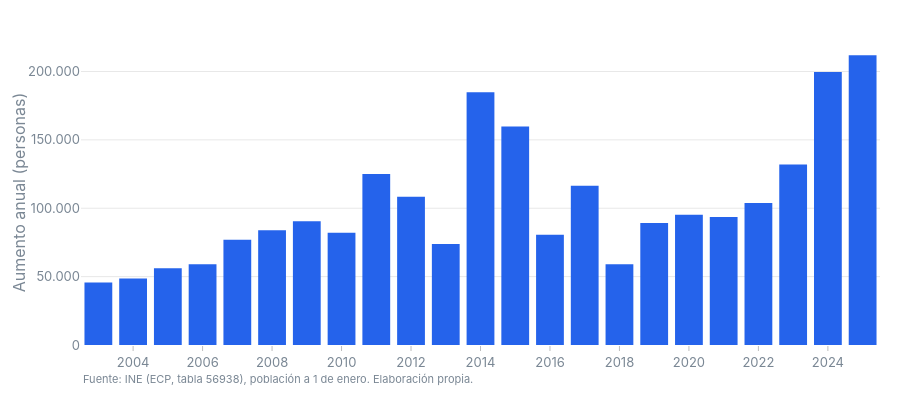

The notebook cell this image was saved under:
### Code cell
#| label: fig-esp-ext-anual
#| fig-cap: "Aumento anual de los residentes con nacionalidad española nacidos en el extranjero (personas; al pasar el cursor, también en % sobre el año anterior)"
fig_esp_ext_anual(cruce).show()

### Figure 1 — Plotly figure (JSON) as saved in the notebook; plotly's stock layout.template omitted (floating-point values rounded to 4 significant figures)
{"data": [{"hovertemplate": "%{hovertext}", "hovertext": ["+45.650 personas (+6,8 %)", "+48.582 personas (+6,7 %)", "+56.060 personas (+7,3 %)", "+59.014 personas (+7,1 %)", "+76.885 personas (+8,7 %)", "+83.938 personas (+8,7 %)", "+90.488 personas (+8,7 %)", "+82.117 personas (+7,2 %)", "+124.960 personas (+10,3 %)", "+108.365 personas (+8,1 %)", "+73.810 personas (+5,1 %)", "+184.754 personas (+12,1 %)", "+159.811 personas (+9,3 %)", "+80.650 personas (+4,3 %)", "+116.487 personas (+6,0 %)", "+59.015 personas (+2,9 %)", "+89.174 personas (+4,2 %)", "+95.216 personas (+4,3 %)", "+93.672 personas (+4,1 %)", "+103.752 personas (+4,3 %)", "+132.075 personas (+5,3 %)", "+199.654 personas (+7,6 %)", "+211.882 personas (+7,5 %)"], "marker": {"color": "#2563eb"}, "name": "Nacionalidad española · nacidos en el extranjero", "type": "bar", "x": [2003, 2004, 2005, 2006, 2007, 2008, 2009, 2010, 2011, 2012, 2013, 2014, 2015, 2016, 2017, 2018, 2019, 2020, 2021, 2022, 2023, 2024, 2025], "y": [45650, 48582, 56060, 59014, 76885, 83938, 90488, 82117, 124960, 108365, 73810, 184754, 159811, 80650, 116487, 59015, 89174, 95216, 93672, 103752, 132075, 199654, 211882]}], "layout": {"annotations": [{"font": {"color": "#7a8794", "size": 11}, "showarrow": false, "text": "Fuente: INE (ECP, tabla 56938), población a 1 de enero. Elaboración propia.", "x": 0, "xanchor": "left", "xref": "paper", "y": -0.14, "yref": "paper"}], "height": 400, "margin": {"b": 55}, "showlegend": false, "xaxis": {"dtick": 2}, "yaxis": {"tickformat": ",.0f", "title": {"text": "Aumento anual (personas)"}}}}
